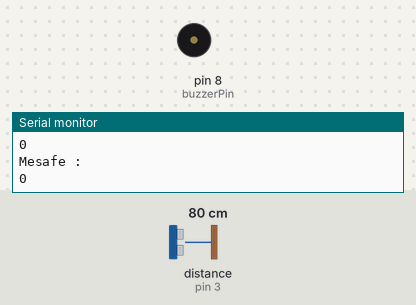
The sketch below on a simulated Arduino Uno, built with avr-gcc and run on an emulated ATmega328P. On the bench: buzzer (waves = sounding), the last lines printed to the serial monitor. Wiring (inferred from the names in the program): ultrasonic range finder: trigger pin 2; echo pin 3. The inputs (shaded band) are chosen by the test bench; at power-on: distance to the obstacle (sensor on pin 3) 80 cm. The echo pulse lasts 58.3 µs per cm.

Above: at 1.2 s.
1.3 s: distance to the obstacle (sensor on pin 3) set to 55 cm
4.3 s: distance to the obstacle (sensor on pin 3) set to 45 cm
At 4.62 s:
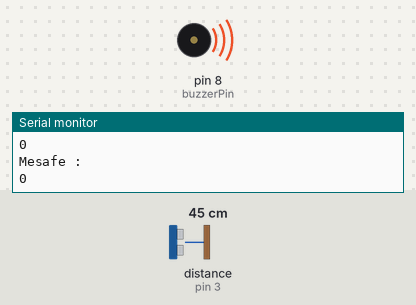
7.3 s: distance to the obstacle (sensor on pin 3) set to 60 cm
At 8.8 s:
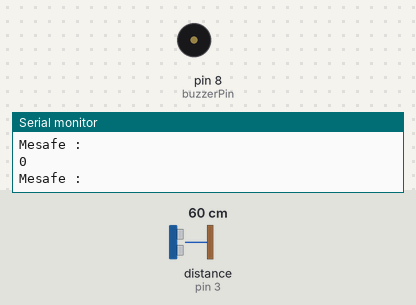
9.1 s: distance to the obstacle (sensor on pin 3) set to 35 cm
At 9.7 s:
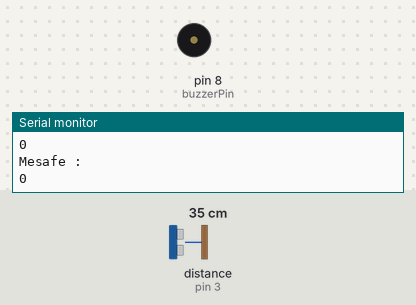
Timing chart, 0 to 13.1 s (numbered marks = the images above; inputs shaded):
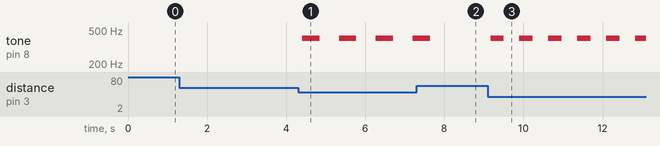

Measured:
- the behaviour switches between 51 and 50 cm on distance to the obstacle (sensor on pin 3) (found by bisection; images 0 and 1)
- after the input at 4.3 s, tone on pin 8 (buzzerPin): alternates 400 Hz for 0.44 s and silent for 0.49 s, starting after 0.10 s
- after the input at 7.3 s, tone on pin 8 (buzzerPin): goes on until 7.6 s, then stays silent
- after the input at 9.1 s, tone on pin 8 (buzzerPin): alternates 400 Hz for 0.34 s and silent for 0.39 s, starting after 0.07 s

The sketch:

parksensor.ino
```cpp
#define echoPin  3
#define trigPin  2
#define buzzerPin  8

int maxrange = 50;
int minrange = 0;


void setup() {
  // put your setup code here, to run once:
  pinMode(trigPin, OUTPUT);
  pinMode(echoPin, INPUT);
  pinMode(buzzerPin, OUTPUT);
  Serial.begin(9600);
}

void loop() {
  // put your main code here, to run repeatedly:
  int calculated = Distance(maxrange, minrange);
  melody(calculated*10);
  Serial.println("Mesafe : ");
  Serial.println(calculated);

}

int Distance(int maxrange, int minrange){
    long duration, distance;

    digitalWrite(trigPin,LOW);
    delayMicroseconds(2);
    digitalWrite(trigPin,HIGH);
    delayMicroseconds(10);
    digitalWrite(trigPin,LOW);

    duration = pulseIn
    (echoPin, HIGH);
    distance = duration / 58.2;
    delay(50);

    if(distance >= maxrange || distance <= minrange)
    return 0;
    return distance;
}

int melody(int dly){
    tone(buzzerPin, 400);
    delay(dly);
    noTone(buzzerPin);
    delay(dly);
}
```
